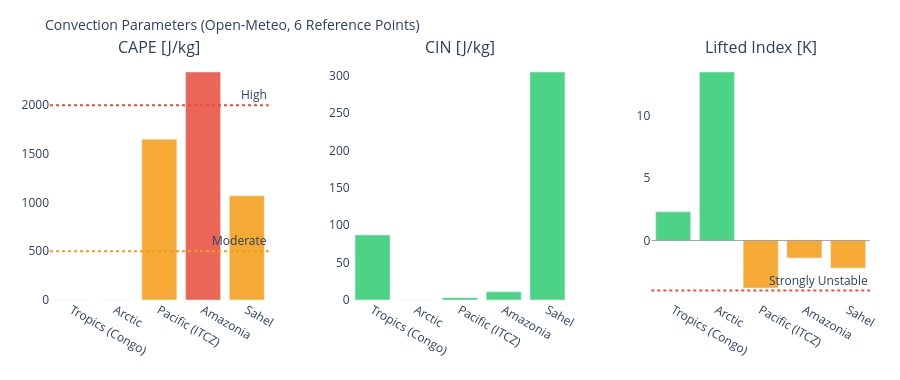

The cell this chart's notebook holds for it:
### Markdown cell above
---
## 3. Visualizations

### Code cell
# ============================================================
# CAPE / CIN / LIFTED INDEX – Convection potential
# ============================================================

if not df_atm.empty:
    fig = make_subplots(
        rows=1, cols=3,
        subplot_titles=['CAPE [J/kg]', 'CIN [J/kg]', 'Lifted Index [K]'],
        horizontal_spacing=0.1
    )
    pts = df_atm['point'].tolist()
    pt_colors = ['#E85D24','#185FA5','#888780','#378ADD','#639922','#F2A623']

    # CAPE – höher = mehr Gewitterpotential
    cape_vals = df_atm['cape'].fillna(0).tolist()
    cape_colors = ['#e74c3c' if v > 2000 else '#f39c12' if v > 500 else '#2ecc71'
                   for v in cape_vals]
    fig.add_trace(go.Bar(x=pts, y=cape_vals, marker_color=cape_colors,
                         opacity=0.85, showlegend=False), row=1, col=1)
    fig.add_hline(y=2000, line_dash='dot', line_color='#e74c3c',
                  annotation_text='High', row=1, col=1)
    fig.add_hline(y=500,  line_dash='dot', line_color='#f39c12',
                  annotation_text='Moderate', row=1, col=1)

    # CIN – negativer = stärker gedeckelt (weniger Auslöse)
    cin_vals = df_atm['cin'].fillna(0).tolist()
    cin_colors = ['#e74c3c' if v < -200 else '#f39c12' if v < -50 else '#2ecc71'
                  for v in cin_vals]
    fig.add_trace(go.Bar(x=pts, y=cin_vals, marker_color=cin_colors,
                         opacity=0.85, showlegend=False), row=1, col=2)

    # Lifted Index – negativ = instabil
    li_vals = df_atm['li'].fillna(0).tolist()
    li_colors = ['#e74c3c' if v < -4 else '#f39c12' if v < 0 else '#2ecc71'
                 for v in li_vals]
    fig.add_trace(go.Bar(x=pts, y=li_vals, marker_color=li_colors,
                         opacity=0.85, showlegend=False), row=1, col=3)
    fig.add_hline(y=0, line_color='gray', line_width=0.7, row=1, col=3)
    fig.add_hline(y=-4, line_dash='dot', line_color='#e74c3c',
                  annotation_text='Strongly Unstable', row=1, col=3)

    fig.update_layout(
        title=dict(text='Convection Parameters (Open-Meteo, 6 Reference Points)', font=dict(size=14)),
        height=380, plot_bgcolor='rgba(0,0,0,0)', paper_bgcolor='rgba(0,0,0,0)',
        margin=dict(l=50, r=30, t=60, b=80)
    )
    fig.update_xaxes(tickangle=30)
    fig.show()

### Figure 1 — Plotly figure (JSON) as saved in the notebook; plotly's stock layout.template omitted (floating-point values rounded to 4 significant figures)
{"data": [{"marker": {"color": ["#2ecc71", "#2ecc71", "#f39c12", "#e74c3c", "#f39c12"]}, "opacity": 0.85, "showlegend": false, "type": "bar", "x": ["Tropics (Congo)", "Arctic", "Pacific (ITCZ)", "Amazonia", "Sahel"], "xaxis": "x", "y": [0.0, 0.0, 1650.0, 2340.0, 1070.0], "yaxis": "y"}, {"marker": {"color": ["#2ecc71", "#2ecc71", "#2ecc71", "#2ecc71", "#2ecc71"]}, "opacity": 0.85, "showlegend": false, "type": "bar", "x": ["Tropics (Congo)", "Arctic", "Pacific (ITCZ)", "Amazonia", "Sahel"], "xaxis": "x2", "y": [87.0, 0.0, 3.0, 11.0, 305.0], "yaxis": "y2"}, {"marker": {"color": ["#2ecc71", "#2ecc71", "#f39c12", "#f39c12", "#f39c12"]}, "opacity": 0.85, "showlegend": false, "type": "bar", "x": ["Tropics (Congo)", "Arctic", "Pacific (ITCZ)", "Amazonia", "Sahel"], "xaxis": "x3", "y": [2.3, 13.5, -3.8, -1.4, -2.2], "yaxis": "y3"}], "layout": {"annotations": [{"font": {"size": 16}, "showarrow": false, "text": "CAPE [J/kg]", "x": 0.1333, "xanchor": "center", "xref": "paper", "y": 1.0, "yanchor": "bottom", "yref": "paper"}, {"font": {"size": 16}, "showarrow": false, "text": "CIN [J/kg]", "x": 0.5, "xanchor": "center", "xref": "paper", "y": 1.0, "yanchor": "bottom", "yref": "paper"}, {"font": {"size": 16}, "showarrow": false, "text": "Lifted Index [K]", "x": 0.8667, "xanchor": "center", "xref": "paper", "y": 1.0, "yanchor": "bottom", "yref": "paper"}, {"showarrow": false, "text": "High", "x": 1, "xanchor": "right", "xref": "x domain", "y": 2000, "yanchor": "bottom", "yref": "y"}, {"showarrow": false, "text": "Moderate", "x": 1, "xanchor": "right", "xref": "x domain", "y": 500, "yanchor": "bottom", "yref": "y"}, {"showarrow": false, "text": "Strongly Unstable", "x": 1, "xanchor": "right", "xref": "x3 domain", "y": -4, "yanchor": "bottom", "yref": "y3"}], "height": 380, "margin": {"b": 80, "l": 50, "r": 30, "t": 60}, "paper_bgcolor": "rgba(0,0,0,0)", "plot_bgcolor": "rgba(0,0,0,0)", "shapes": [{"line": {"color": "#e74c3c", "dash": "dot"}, "type": "line", "x0": 0, "x1": 1, "xref": "x domain", "y0": 2000, "y1": 2000, "yref": "y"}, {"line": {"color": "#f39c12", "dash": "dot"}, "type": "line", "x0": 0, "x1": 1, "xref": "x domain", "y0": 500, "y1": 500, "yref": "y"}, {"line": {"color": "gray", "width": 0.7}, "type": "line", "x0": 0, "x1": 1, "xref": "x3 domain", "y0": 0, "y1": 0, "yref": "y3"}, {"line": {"color": "#e74c3c", "dash": "dot"}, "type": "line", "x0": 0, "x1": 1, "xref": "x3 domain", "y0": -4, "y1": -4, "yref": "y3"}], "title": {"font": {"size": 14}, "text": "Convection Parameters (Open-Meteo, 6 Reference Points)"}, "xaxis": {"anchor": "y", "domain": [0.0, 0.2667], "tickangle": 30}, "xaxis2": {"anchor": "y2", "domain": [0.3667, 0.6333], "tickangle": 30}, "xaxis3": {"anchor": "y3", "domain": [0.7333, 1.0], "tickangle": 30}, "yaxis": {"anchor": "x", "domain": [0.0, 1.0]}, "yaxis2": {"anchor": "x2", "domain": [0.0, 1.0]}, "yaxis3": {"anchor": "x3", "domain": [0.0, 1.0]}}}
